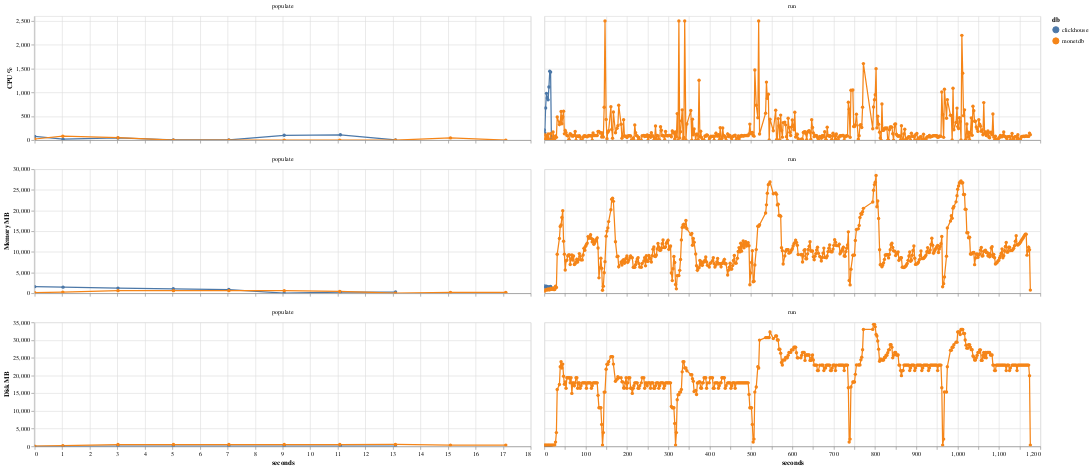

Write notebook code for a chart like this one.
### Code cell
df = db.execute(
    """
WITH first_metric_time AS (
    SELECT
        benchmark_id,
        MIN(time) AS start_time
    FROM metric
    GROUP BY benchmark_id
)
SELECT
    b.db,
    b.suite,
    b.operation,
    epoch(m.time - fm.start_time) AS seconds_since_start,
    m.cpu_percent,
    m.mem_mb,
    m.disk_mb
FROM metric m
JOIN first_metric_time fm ON m.benchmark_id = fm.benchmark_id
JOIN benchmark b ON m.benchmark_id = b.id
WHERE b.suite = (?)
and b.deleted_at is null
ORDER BY b.id, seconds_since_start;
""",
    [SUITE],
).pl()

df = df.with_columns(pl.col.cpu_percent.clip(0, 25 * 100))

df_long = df.unpivot(
    on=["cpu_percent", "mem_mb", "disk_mb"],
    index=["db", "suite", "operation", "seconds_since_start"],
    variable_name="metric",
    value_name="value",
)

df_long = df_long.with_columns(
    [
        pl.col("db").cast(pl.Categorical),
        pl.col("operation").cast(pl.Categorical),
        pl.col("metric").cast(pl.Categorical),
    ]
)

selector = alt.selection_point(fields=["db"], bind="legend")

width = 800
height = 200

cpu_chart = (
    alt.Chart(df_long.filter(pl.col("metric") == "cpu_percent"))
    .mark_line(point=True)
    .encode(
        x=alt.X("seconds_since_start:Q", axis=alt.Axis(title=None, ticks=True, grid=True, labels=False)),
        y=alt.Y("value:Q", axis=alt.Axis(title="CPU %", ticks=True, grid=True), scale=alt.Scale(zero=False)),
        color=alt.Color("db:N"),
        tooltip=[
            "db",
            "suite",
            "operation",
            "metric",
            alt.Tooltip("seconds_since_start:Q", format=".0f"),
            alt.Tooltip("value:Q", format=".0f"),
        ],
        opacity=alt.condition(selector, alt.value(1.0), alt.value(0.1)),
    )
    .add_params(selector)
    .properties(width=width, height=height)
    .facet(column=alt.Column("operation:N", title=None))
    .resolve_scale(x="independent")
)

mem_chart = (
    alt.Chart(df_long.filter(pl.col("metric") == "mem_mb"))
    .mark_line(point=True)
    .encode(
        x=alt.X("seconds_since_start:Q", axis=alt.Axis(title=None, ticks=True, grid=True, labels=False)),
        y=alt.Y("value:Q", axis=alt.Axis(title="Memory MB", ticks=True, grid=True), scale=alt.Scale(zero=False)),
        color=alt.Color("db:N"),
        tooltip=[
            "db",
            "suite",
            "operation",
            "metric",
            alt.Tooltip("seconds_since_start:Q", format=".2f"),
            alt.Tooltip("value:Q", format=".1f"),
        ],
        opacity=alt.condition(selector, alt.value(1.0), alt.value(0.1)),
    )
    .add_params(selector)
    .properties(width=width, height=height)
    .facet(column=alt.Column("operation:N", title=None))
    .resolve_scale(x="independent")
)

disk_chart = (
    alt.Chart(df_long.filter(pl.col("metric") == "disk_mb"))
    .mark_line(point=True)
    .encode(
        x=alt.X("seconds_since_start:Q", axis=alt.Axis(title="seconds", ticks=True, grid=True)),
        y=alt.Y("value:Q", axis=alt.Axis(title="Disk MB", ticks=True, grid=True), scale=alt.Scale(zero=False)),
        color=alt.Color("db:N"),
        tooltip=[
            "db",
            "suite",
            "operation",
            "metric",
            alt.Tooltip("seconds_since_start:Q", format=".2f"),
            alt.Tooltip("value:Q", format=".1f"),
        ],
        opacity=alt.condition(selector, alt.value(1.0), alt.value(0.1)),
    )
    .add_params(selector)
    .properties(width=width, height=height)
    .facet(column=alt.Column("operation:N", title=None))
    .resolve_scale(x="independent")
)

chart = alt.vconcat(cpu_chart, mem_chart, disk_chart).interactive(bind_y=False)

chart

### Figure 1 — Vega-Lite specification as saved in the notebook (floating-point values rounded to 4 significant figures; data arrays with more than 128 entries replaced by an {"elided": "..."} marker saying what was removed)
{"config": {"view": {"continuousWidth": 300, "continuousHeight": 300}}, "vconcat": [{"data": {"name": "data-b1fb7de104ea8c10120e352a1d9b7a6c"}, "facet": {"column": {"field": "operation", "title": null, "type": "nominal"}}, "spec": {"mark": {"type": "line", "point": true}, "encoding": {"color": {"field": "db", "type": "nominal"}, "opacity": {"condition": {"param": "param_2", "value": 1.0}, "value": 0.1}, "tooltip": [{"field": "db", "type": "nominal"}, {"field": "suite", "type": "nominal"}, {"field": "operation", "type": "nominal"}, {"field": "metric", "type": "nominal"}, {"field": "seconds_since_start", "format": ".0f", "type": "quantitative"}, {"field": "value", "format": ".0f", "type": "quantitative"}], "x": {"axis": {"grid": true, "labels": false, "ticks": true, "title": null}, "field": "seconds_since_start", "type": "quantitative"}, "y": {"axis": {"grid": true, "ticks": true, "title": "CPU %"}, "field": "value", "scale": {"zero": false}, "type": "quantitative"}}, "height": 200, "name": "view_1", "width": 800}, "resolve": {"scale": {"x": "independent"}}}, {"data": {"name": "data-4604c0bb29581378ba365a0605a2854a"}, "facet": {"column": {"field": "operation", "title": null, "type": "nominal"}}, "spec": {"mark": {"type": "line", "point": true}, "encoding": {"color": {"field": "db", "type": "nominal"}, "opacity": {"condition": {"param": "param_2", "value": 1.0}, "value": 0.1}, "tooltip": [{"field": "db", "type": "nominal"}, {"field": "suite", "type": "nominal"}, {"field": "operation", "type": "nominal"}, {"field": "metric", "type": "nominal"}, {"field": "seconds_since_start", "format": ".2f", "type": "quantitative"}, {"field": "value", "format": ".1f", "type": "quantitative"}], "x": {"axis": {"grid": true, "labels": false, "ticks": true, "title": null}, "field": "seconds_since_start", "type": "quantitative"}, "y": {"axis": {"grid": true, "ticks": true, "title": "Memory MB"}, "field": "value", "scale": {"zero": false}, "type": "quantitative"}}, "height": 200, "name": "view_2", "width": 800}, "resolve": {"scale": {"x": "independent"}}}, {"data": {"name": "data-b4bb27929ecea09905aba7ac7d01b510"}, "facet": {"column": {"field": "operation", "title": null, "type": "nominal"}}, "spec": {"mark": {"type": "line", "point": true}, "encoding": {"color": {"field": "db", "type": "nominal"}, "opacity": {"condition": {"param": "param_2", "value": 1.0}, "value": 0.1}, "tooltip": [{"field": "db", "type": "nominal"}, {"field": "suite", "type": "nominal"}, {"field": "operation", "type": "nominal"}, {"field": "metric", "type": "nominal"}, {"field": "seconds_since_start", "format": ".2f", "type": "quantitative"}, {"field": "value", "format": ".1f", "type": "quantitative"}], "x": {"axis": {"grid": true, "ticks": true, "title": "seconds"}, "field": "seconds_since_start", "type": "quantitative"}, "y": {"axis": {"grid": true, "ticks": true, "title": "Disk MB"}, "field": "value", "scale": {"zero": false}, "type": "quantitative"}}, "height": 200, "name": "view_3", "width": 800}, "resolve": {"scale": {"x": "independent"}}}], "params": [{"name": "param_2", "select": {"type": "point", "fields": ["db"]}, "bind": "legend", "views": ["view_1", "view_2", "view_3"]}, {"name": "param_3", "select": {"type": "interval", "encodings": ["x"]}, "bind": "scales", "views": ["view_1", "view_2", "view_3"]}], "$schema": "https://vega.github.io/schema/vega-lite/v5.20.1.json", "datasets": {"data-b1fb7de104ea8c10120e352a1d9b7a6c": {"elided": "552 records"}, "data-4604c0bb29581378ba365a0605a2854a": {"elided": "552 records"}, "data-b4bb27929ecea09905aba7ac7d01b510": {"elided": "552 records"}}}
